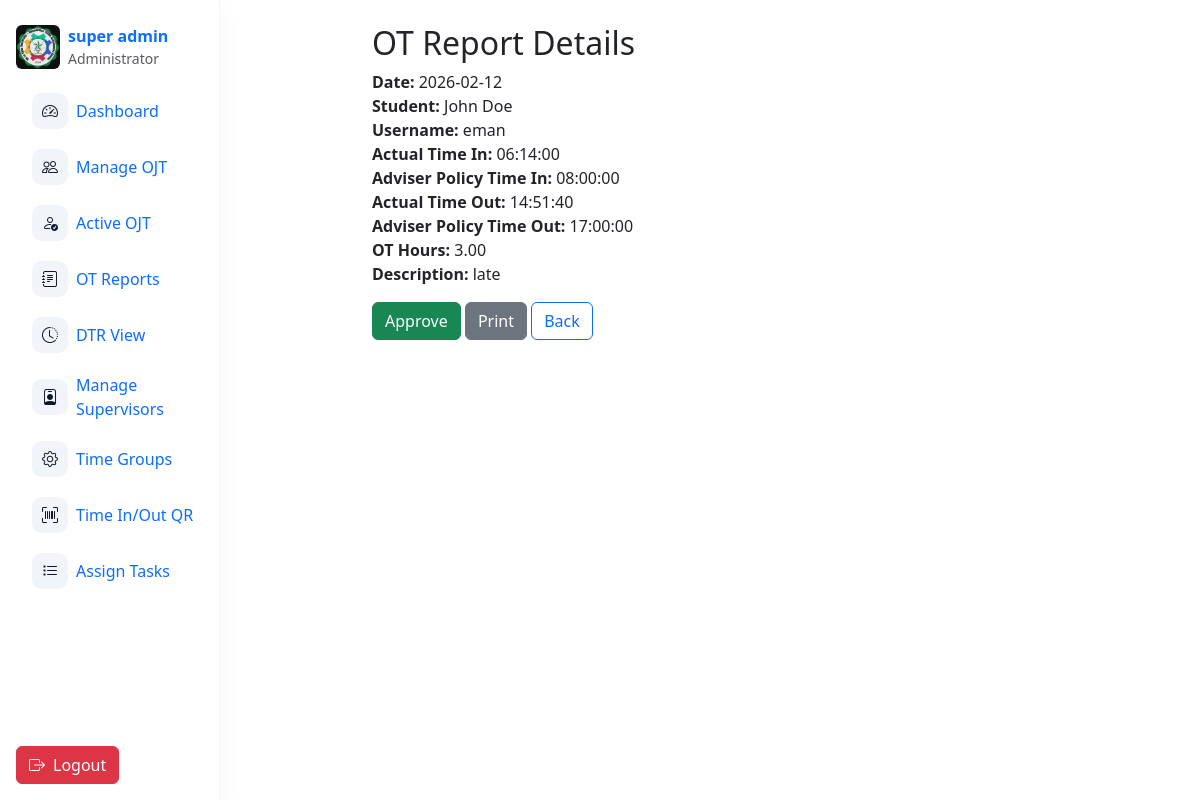
Screenshot of /admin/otreportform.php?id=37 (signed in) with the database file from the repository.
### tables this page shows
CREATE TABLE `users` (
  `id` int(11) NOT NULL,
  `username` varchar(50) NOT NULL,
  `email` varchar(100) NOT NULL,
  `password` varchar(255) NOT NULL,
  `role` enum('super_admin','admin','ojt') NOT NULL,
  `fname` varchar(50) DEFAULT NULL,
  `mname` varchar(225) DEFAULT NULL,
  `lname` varchar(50) DEFAULT NULL,
  `position` varchar(100) DEFAULT NULL,
  `age` int(11) DEFAULT NULL,
  `mobile` varchar(15) DEFAULT NULL,
  `school_org` varchar(100) DEFAULT NULL,
  `full_name` varchar(100) DEFAULT NULL,
  `bio` varchar(255) DEFAULT NULL,
  `profile_img` varchar(255) DEFAULT NULL,
  `adviser_id` int(11) DEFAULT NULL,
  `status` enum('active','restricted') NOT NULL DEFAULT 'active',
  `face_descriptor` text DEFAULT NULL
);

CREATE TABLE `ojt_records` (
  `id` int(11) NOT NULL,
  `user_id` int(11) NOT NULL,
  `date` date NOT NULL,
  `time_in` time NOT NULL,
  `time_out` time NOT NULL,
  `ot_hours` decimal(4,2) DEFAULT 0.00,
  `remarks` varchar(255) DEFAULT NULL,
  `time_in_policy` time DEFAULT NULL,
  `time_out_policy` time DEFAULT NULL,
  `lunch_start` time DEFAULT NULL,
  `lunch_end` time DEFAULT NULL,
  `selfie` varchar(255) DEFAULT NULL,
  `ot_approved` tinyint(1) NOT NULL DEFAULT 0,
  `selfie_verified` tinyint(1) DEFAULT 0
);

CREATE TABLE `time_groups` (
  `id` int(11) NOT NULL,
  `name` varchar(255) NOT NULL,
  `time_in` time NOT NULL,
  `time_out` time NOT NULL,
  `lunch_start` time DEFAULT '12:00:00',
  `lunch_end` time DEFAULT '13:00:00'
);

### admin/otreportform.php (the view, shortened to what this page needs)
<?php
include '../db.php';
include 'nav.php';
$id = isset($_GET['id']) ? (int)$_GET['id'] : 0;
$stmt = $oat->prepare("SELECT r.*, u.fname, u.lname, u.username, tg.time_in AS adviser_time_in, tg.time_out AS adviser_time_out FROM ojt_records r JOIN users u ON r.user_id = u.id LEFT JOIN user_time_groups utg ON utg.user_id = u.id LEFT JOIN time_groups tg ON utg.group_id = tg.id WHERE r.id = ?");
$stmt->bind_param("i", $id);
$stmt->execute();
$row = $stmt->get_result()->fetch_assoc();
?>
<!DOCTYPE html>
<html lang="en">
<head>
    <link href="https://cdn.jsdelivr.net/npm/bootstrap@5.3.2/dist/css/bootstrap.min.css" rel="stylesheet">
</head>
<body>
<main class="container py-4" style="max-width:700px">
    <h2>OT Report Details</h2>
    <div class="mb-3">
        <strong>Date:</strong> <?= htmlspecialchars($row['date']) ?><br>
        <strong>Student:</strong> <?= htmlspecialchars($row['fname'] . ' ' . $row['lname']) ?><br>
        <strong>Username:</strong> <?= htmlspecialchars($row['username']) ?><br>
        <strong>Actual Time In:</strong> <?= htmlspecialchars($row['time_in']) ?><br>
        <strong>Adviser Policy Time In:</strong> <?= htmlspecialchars($row['adviser_time_in']) ?><br>
        <strong>Actual Time Out:</strong> <?= htmlspecialchars($row['time_out']) ?><br>
        <strong>Adviser Policy Time Out:</strong> <?= htmlspecialchars($row['adviser_time_out']) ?><br>
        <strong>OT Hours:</strong> <?= htmlspecialchars($row['ot_hours']) ?><br>
        <strong>Description:</strong> <?= htmlspecialchars($row['remarks']) ?><br>
    </div>
    <form method="post">
        <?php if (!$row['ot_approved']): ?>
            <button type="submit" name="approve_ot" class="btn btn-success">Approve</button>
        <?php else: ?>
            <span class="badge bg-success">Already Approved</span>
        <?php endif; ?>
        <button type="button" class="btn btn-secondary" onclick="window.print()">Print</button>
        <a href="otreports.php" class="btn btn-outline-primary">Back</a>
    </form>
</main>
</body>
</html>

### admin/nav.php (shortened to what this page needs)
<?php
if (!function_exists('active')) {
    function active($page, $current) { return $page === $current ? 'active' : ''; }
}
$current = basename($_SERVER['PHP_SELF'] ?? '');
$avatar = 'uploads/noimg.png';
if (isset($_SESSION['avatar']) && $_SESSION['avatar'] && file_exists('../' . $_SESSION['avatar'])) {
    $avatar = $_SESSION['avatar'];
} else if (isset($_SESSION['user_id'])) {
    include_once '../db.php';
    $admin_id = (int)$_SESSION['user_id'];
    $result = $oat->query("SELECT profile_img FROM users WHERE id = $admin_id LIMIT 1");
    if ($result && $row = $result->fetch_assoc()) {
        if (!empty($row['profile_img']) && file_exists('../' . $row['profile_img'])) {
            $avatar = $row['profile_img'];
        }
    }
}
if (
    empty($_SESSION['fname']) ||
    empty($_SESSION['lname']) ||
    !isset($_SESSION['mname'])
) {
    include_once '../db.php';
    $admin_id = (int)$_SESSION['user_id'];
    $result = $oat->query("SELECT fname, mname, lname, profile_img FROM users WHERE id = $admin_id LIMIT 1");
    if ($result && $row = $result->fetch_assoc()) {
        if (!empty($row['profile_img']) && file_exists('../' . $row['profile_img'])) {
            $avatar = $row['profile_img'];
        }
    }
}
?>
<link href="https://cdn.jsdelivr.net/npm/bootstrap@5.3.2/dist/css/bootstrap.min.css" rel="stylesheet">
<link href="https://cdn.jsdelivr.net/npm/bootstrap-icons@1.10.5/font/bootstrap-icons.css" rel="stylesheet">
<nav id="sb-sidebar" class="d-none d-lg-flex flex-column" aria-label="Sidebar">
  <a href="adminprofileedit.php" class="d-flex align-items-center text-decoration-none mb-3">
    <img src="../<?php echo htmlspecialchars($avatar); ?>?t=<?php echo time(); ?>" alt="avatar" class="rounded me-2" style="width:44px;height:44px;object-fit:cover">
    <div class="d-flex flex-column">
      <span class="fw-semibold"><?php echo htmlspecialchars(($_SESSION['fname'] ?? '') . ' ' . ($_SESSION['lname'] ?? '')); ?></span>
      <small class="text-muted">Administrator</small>
    </div>
  </a>
  <div class="sb-nav nav flex-column gap-1" role="menu">
    <a class="nav-link d-flex align-items-center <?php echo active('admin.php',$current); ?>" href="admin.php" title="Dashboard" data-bs-toggle="tooltip" data-bs-placement="right">
      <div class="sb-icon"><i class="bi bi-speedometer2"></i></div>
      <div class="nav-label ms-2">Dashboard</div>
    </a>
    <a class="nav-link d-flex align-items-center <?php echo active('manageojt.php',$current); ?>" href="manageojt.php" title="Manage OJT" data-bs-toggle="tooltip" data-bs-placement="right">
      <div class="sb-icon"><i class="bi bi-people"></i></div>
      <div class="nav-label ms-2">Manage OJT</div>
    </a>
    <a class="nav-link d-flex align-items-center <?php echo active('activeojt.php',$current); ?>" href="activeojt.php" title="Active OJT" data-bs-toggle="tooltip" data-bs-placement="right">
      <div class="sb-icon"><i class="bi bi-person-check"></i></div>
      <div class="nav-label ms-2">Active OJT</div>
    </a>
    <a class="nav-link d-flex align-items-center <?php echo active('otreports.php',$current); ?>" href="otreports.php" title="OT Reports" data-bs-toggle="tooltip" data-bs-placement="right">
      <div class="sb-icon"><i class="bi bi-journal-text"></i></div>
      <div class="nav-label ms-2">OT Reports</div>
    </a>
    <a class="nav-link d-flex align-items-center <?php echo active('dtruserview.php',$current); ?>" href="dtruserview.php" title="DTR View" data-bs-toggle="tooltip" data-bs-placement="right">
      <div class="sb-icon"><i class="bi bi-clock-history"></i></div>
      <div class="nav-label ms-2">DTR View</div>
    </a>
<?php if ($_SESSION['role'] === 'super_admin'): ?>
    <a class="nav-link d-flex align-items-center <?php echo active('manage_admins.php',$current); ?>" href="manage_admins.php" title="Manage Supervisors" data-bs-toggle="tooltip" data-bs-placement="right">
      <div class="sb-icon"><i class="bi bi-person-badge"></i></div>
      <div class="nav-label ms-2">Manage <br> Supervisors</div>
    </a>
<?php endif; ?>
<?php if ($_SESSION['role'] === 'super_admin'): ?>
    <a class="nav-link d-flex align-items-center <?php echo active('sitesettings.php',$current); ?>" href="sitesettings.php" title="Site Settings" data-bs-toggle="tooltip" data-bs-placement="right">
      <div class="sb-icon"><i class="bi bi-gear"></i></div>
      <div class="nav-label ms-2">Time Groups</div>
    </a>
<?php endif; ?>
    <a class="nav-link d-flex align-items-center <?php echo active('qr_generator.php',$current); ?>" href="qr_generator.php" title="QR Generator" data-bs-toggle="tooltip" data-bs-placement="right">
      <div class="sb-icon"><i class="bi bi-upc-scan"></i></div>
      <div class="nav-label ms-2">Time In/Out QR</div>
    </a>
    <a class="nav-link d-flex align-items-center <?php echo active('assign.php',$current); ?>" href="assign.php" title="Assign Tasks" data-bs-toggle="tooltip" data-bs-placement="right">
      <div class="sb-icon"><i class="bi bi-list-task"></i></div>
      <div class="nav-label ms-2">Assign Tasks</div>
    </a>
  </div>
  <div class="sb-actions d-flex gap-2 mt-auto">
    <a href="logout.php" class="btn btn-danger d-flex align-items-center justify-content-center" title="Logout" data-bs-toggle="tooltip" data-bs-placement="right">
      <i class="bi bi-box-arrow-right"></i>
      <span class="label ms-2">Logout</span>
    </a>
  </div>
</nav>

### admin/nav.php (style rules this page uses)
:root { --sb-w:220px; --sb-cw:72px; }
#sb-sidebar { position: fixed; top: 0; left: 0; height: 100vh; width: var(--sb-w); z-index: 1040; transition: transform .22s ease, width .18s ease; }
body { padding-left: var(--sb-w); transition: padding-left .18s ease; font-family: 'Inter', sans-serif; }
#sb-sidebar { position:fixed; top:0; left:0; height:100vh; width:var(--sb-w); padding:1rem; background:#fff; border-right:1px solid rgba(0,0,0,.04); box-shadow:0 8px 24px rgba(10,10,10,.04); transition:width .18s ease; z-index:1040; overflow:hidden; }
.sb-icon { width:36px; height:36px; display:grid; place-items:center; border-radius:.6rem; background:#f1f5f9; color:#0f172a; flex:0 0 36px; }
.nav-label { white-space:nowrap; overflow:hidden; text-overflow:ellipsis; transition:opacity .12s ease, max-width .18s ease; max-width:160px; opacity:1; }
.sb-nav { overflow-y:auto; max-height:calc(100vh - 220px); scrollbar-width:none; -ms-overflow-style:none; }
.sb-actions .label { transition:opacity .12s ease, max-width .18s ease; }

### rows the page displays
users: profile_img (picture)
ojt_records: date "2026-02-12", user.lname "John Doe", user.username "eman", time_in "06:14:00", time_groups.time_in "08:00:00", time_out "14:51:40", time_groups.time_out "17:00:00", ot_hours "3.00", remarks "late"
